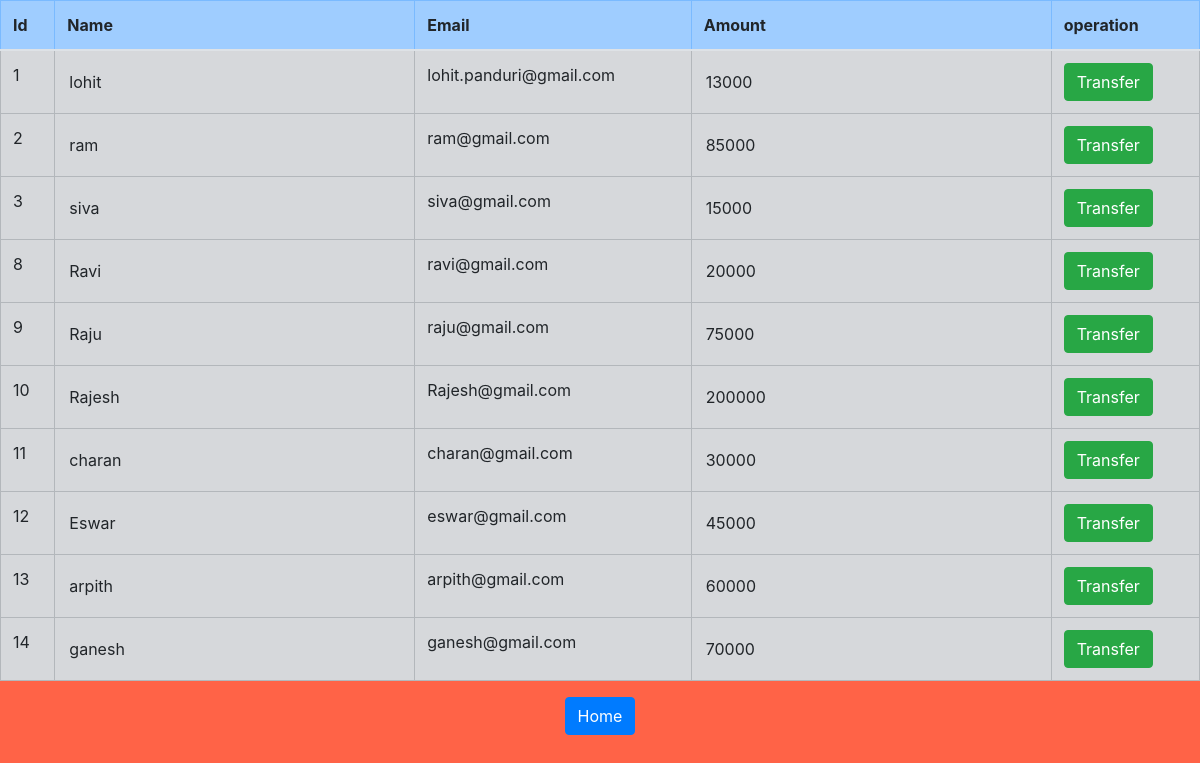
/view, run on the app's committed database.
### bankapp/models.py (models this page shows, shortened)
class customer(models.Model):
    name=models.CharField(max_length=50)
    email=models.EmailField()
    amount=models.IntegerField()

### bankapp/views.py (the view)
# urls.py: path("view",views.view,name="view"),
def view(request):
    if request.method == "POST":
        getname=request.POST['get']
        getamt=request.POST['getamt']
        customers = customer.objects.all()
        return render(request, "transfer.html", {"customers": customers, "get": getname,"getamt":getamt})
    else:
        customers=customer.objects.all()
        return render(request, "customer.html",{"customers":customers})

### templates/customer.html (shortened to what this page needs)
<!DOCTYPE html>
<html lang="en">
<head>
    <link rel="stylesheet" href="https://stackpath.bootstrapcdn.com/bootstrap/4.3.1/css/bootstrap.min.css">
</head>
<body style="background-color:Tomato">
<center>
<table class="table table-bordered table-striped table-hover">
    <thead>
  <tr class="table-primary">
    <th>Id</th>
    <th>Name</th>
    <th>Email</th>
    <th>Amount</th>
    <th>operation</th>
  </tr>
    </thead>
    <tbody>
  {% for x in customers %}
  <tr class="table-secondary">
<form action="" method="post">{% csrf_token %}
    <td>{{x.id}}</td>
    <td ><input class="form-control-plaintext" type="text" value={{x.name}} name="get" readonly></td>
    <td>{{x.email}}</td>
    <td><input class="form-control-plaintext" type="text" value={{x.amount}} name="getamt" readonly></td>
    <td><input type="submit" class="btn btn-success" value="Transfer" ></td>
</form>
  </tr>
  {% endfor %}
    </tbody>
</table>
    <form action="/" method="post">
<input type="submit" class="btn btn-primary" value="Home" >
</form>
    </center>
</body>
</html>

### data on the page
customer: id "1", get "lohit", email "lohit.panduri@gmail.com", getamt "13000"
customer: id "2", get "ram", email "ram@gmail.com", getamt "85000"
customer: id "3", get "siva", email "siva@gmail.com", getamt "15000"
customer: id "8", get "Ravi", email "ravi@gmail.com", getamt "20000"
customer: id "9", get "Raju", email "raju@gmail.com", getamt "75000"
customer: id "10", get "Rajesh", email "Rajesh@gmail.com", getamt "200000"
customer: id "11", get "charan", email "charan@gmail.com", getamt "30000"
customer: id "12", get "Eswar", email "eswar@gmail.com", getamt "45000"
customer: id "13", get "arpith", email "arpith@gmail.com", getamt "60000"
customer: id "14", get "ganesh", email "ganesh@gmail.com", getamt "70000"
